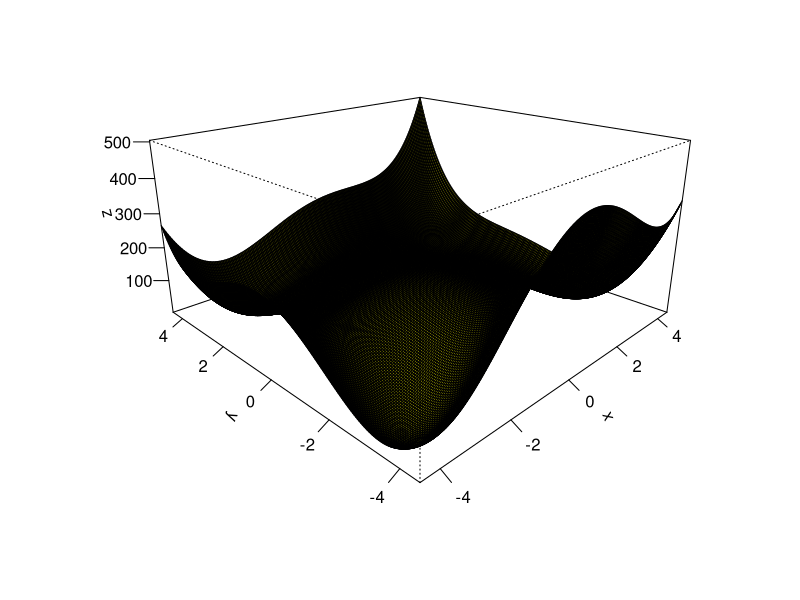
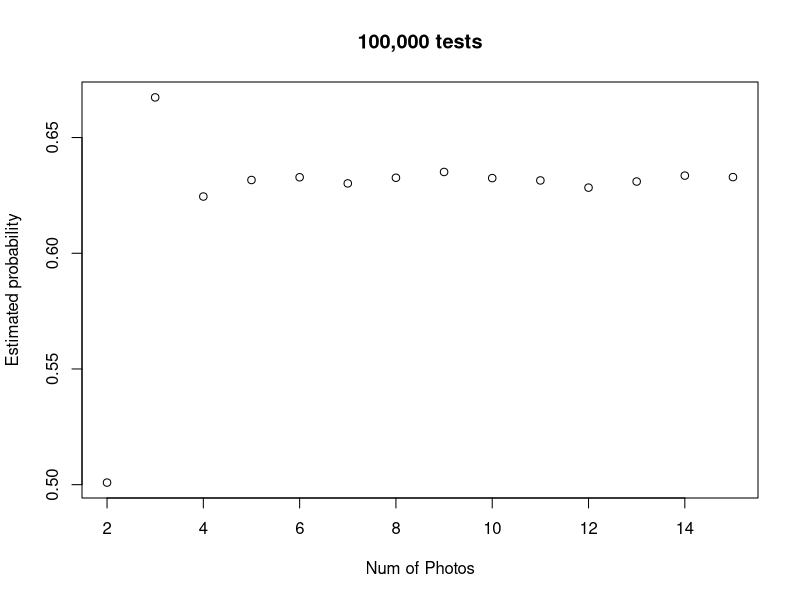

The R script that drew these images, in order:
####################Question 1############################
#Question 1
#Defining the Matrix
A<-matrix(c(3,-1,0,-1,0,-1,3,-1,3,-1,0,-1,3,1,0,-1,3,1,5,-1,0,-1,0,-1,1), nrow=5)

#Function that can be passed Matx in order to perform Cholesky Functions
choleskyFunction <- function(Matx){
  #Finds the upper triangular matrix
  L<-chol(Matx)
  #Transposes the matrix to show the lower triangular matrix
  Lt<-t(L)
  #Displays the lower hand matrix
  Lt
}
#Runs the function
choleskyFunction(A)
####################Question 2############################
#Question 2 
#Singular value Decompostion
#the creation of matrix
Q2Matrix <- matrix(c(1,1,1,1,2,0,0,0),nrow = 4)
#Displaying original matrix
Q2Matrix
#using the svd function to show the singular values
sv <-svd(Q2Matrix)
#Displaying Singular values
sv
####################Question 3############################
#Question 3
####################Question 4############################
#Question 4
####################Question 5#############################
#Question 5
#Function plot - Plot the formula below
Question5F<-function(x,y,a,b) (x^2+y-11)^2+(x+y^2-7)^2
#defining the x,y and z of the measurements
x<-seq(-4.5,4.5,length.out = 200)
y<-seq(-4.5,4.5,length.out = 200)
z<-outer(x,y,Question5F,a=1,b=100)

#plotting the graph 
persp(x,y,z,theta =-45,phi=20,expand=0.5,col="yellow",shade =1,ticktype ="detailed",xlab ="x",ylab ="y",zlab="z")

#Writing the function so x,y is a vector
Question5FV<-function(vec) (vec[1]^2+vec[2]-11)^2+(vec[1]+vec[2]^2-7)^2


###################Finding the minimums###########################
#Minimum can be found based on value being 0 or so close to 0
#Based on plot there seems to be 4 dips representing each minimum is extracted here
#From plot minimum seems to be near x=-4,y=-4.
minimum1<- optim(c(-4,-4),Question5FV)$par
minimum1

#From plot minimum seems to be near x = 4, y= -3.5
minimum2 <- optim(c(4,-3.5),Question5FV)$par
minimum2

#From plot minimum seems to be near x = -3.5, y = 3.5
minimum3 <- optim(c(-3.5, 3.5),Question5FV)$par
minimum3

#From plot minimum seems to be near x = 3.5, y = 3.5
minimum4 <- optim(c(3.5,3.5),Question5FV,hessian = TRUE)$par
minimum4

####################Finding the Maximum points#####################
maximum1 <- optim(c(0,0),control=list(fnscale=-1),Question5FV)$par
maximum1

###################finding the saddle points######################
#Lets define the partial derivatives by plugging vec[1] and vec[2] instead of x and y
fx <- function(x,y,h=0.001){
  (Question5F(x+h,y) - Question5F(x,y))/h
}
fy <- function(x,y,h=0.001){
  (Question5F(x,y+h)-Question5F(x,y))/h
}


fxb <- function(vec){
  fx(vec[1],vec[2])
}
fyb <- function(vec){
  fy(vec[1],vec[2])
}

#call sumssq the function of the vector vec made of the sum of the squares
#of the two parial derivatives
sumssq <- function(vec){
  fxb(vec)^2+fyb(vec)^2
}

#Now we can find the coordinates of the saddle points through "optim".
#We do exactly the same thing for all three points, just changing the guess of their location. 
#according to the graph. 

saddle_point1 <- optim(c(-3.5,0),sumssq)$par
saddle_point1

saddle_point2 <- optim(c(0,-3.5),sumssq)$par
saddle_point2

saddle_point3 <- optim(c(0,2),sumssq)$par
saddle_point3

#creating a list of minimum points
minimum_list <- list(minimum1,minimum2,minimum3,minimum4)
#List of minimum points
minimum_list

#this represents the only maximum point in graph
maximum1

#list of saddle points
saddle_point_list <- list(saddle_point1,saddle_point2,saddle_point3)
#Print of saddle point list
saddle_point_list

####################Question 7#################################

#number of pictures inside of simulation

totalNumberMatched <- 0


#function of pairing actors
pairActor <- function(secNumber, trials){
  numOfMatches <- 0
  
  for (t in 1:trials) {
    numberOfActors <- seq(1:secNumber)
    numberOfBabys <- sample(1:secNumber)
    #for loop comparing
    for(i in 1:secNumber){
      if(numberOfActors[i] == numberOfBabys[i])
      {
        numOfMatches = numOfMatches + 1
      }
    }
    #checking if matches have taken place
    if(numOfMatches != 0){
      totalNumberMatched = totalNumberMatched +1
      numOfMatches = 0
    }
  }
 
  percentageSuccess <- totalNumberMatched/trials
  return(percentageSuccess)
}

nPictures <- seq(2,15)
result <- seq(1,14)

for(n in 1:14){
  result[n] <- pairActor(nPictures[n],100000)  

}

finalPlot <- matrix(c(seq(2,15),result), nrow = 14)

plot(finalPlot,main = "100,000 tests", xlab = "Num of Photos",ylab = "Estimated probability")
################################## Question 8 ##################################
